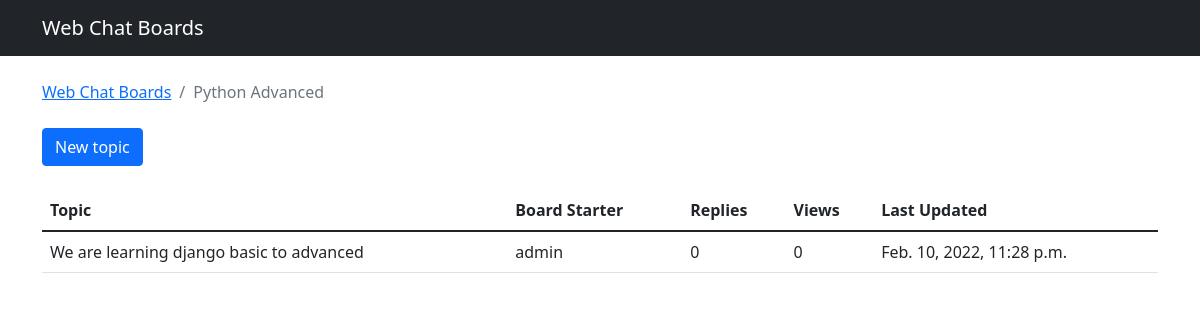
The app's page /board_topic/2/, older data.
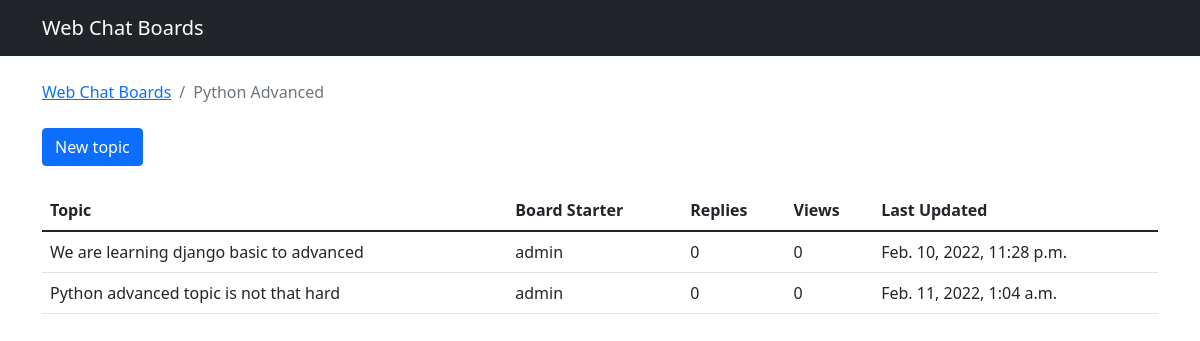
The same page, newer data.
### webchat/models.py (models this page shows, shortened)
class ChatBoard(models.Model):
    name = models.CharField(max_length = 35, unique = True)
    details = models.CharField(max_length = 150)

class ChatTopic(models.Model):
    subject = models.CharField(max_length = 250)
    lastUpdate = models.DateTimeField(auto_now_add = True)
    boardName = models.ForeignKey(ChatBoard, related_name='topics',on_delete=models.CASCADE)
    boardStarter = models.ForeignKey(User, related_name='topics',on_delete=models.CASCADE)

### webchat/views.py (the view)
# urls.py: re_path(r'^board_topic/(?P<pk>\d+)/$', views.board_topic, name='board_topic'),
def board_topic(request,pk):
    chat_board = ChatBoard.objects.get(pk=pk)
    return render(request, 'chat_board_topics.html', {'chat_board': chat_board})

### templates/chat_board_topics.html (shortened to what this page needs)
{% extends 'base.html' %}
{% block breadcrumb %}
        <li class="breadcrumb-item"><a href="{% url 'home' %}">Web Chat Boards</a></li>
        <li class="breadcrumb-item active">{{ chat_board.name }}</li>
{% endblock %}
{% block content %}
<div class="mb-4">
  <a href="{% url 'new_board_topic' chat_board.pk %}" class="btn btn-primary">New topic</a>
</div>
<table class="table">
    <thead class="thead-inverse">
      <tr>
        <th>Topic</th>
        <th>Board Starter</th>
        <th>Replies</th>
        <th>Views</th>
        <th>Last Updated</th>
      </tr>
    </thead>
    <tbody>
      {% for topic in chat_board.topics.all %}
        <tr>
          <td>{{ topic.subject }}</td>
          <td>{{ topic.boardStarter.username }}</td>
          <td>0</td>
          <td>0</td>
          <td>{{ topic.lastUpdate }}</td>
        </tr>
      {% endfor %}
    </tbody>
  </table>
{% endblock %}

### templates/base.html (shortened to what this page needs)
{% load static %}
<!DOCTYPE html>
<html>
  <head>
    <link rel="stylesheet" href="{% static 'css/bootstrap.min.css' %}">
  </head>
  <body>
      {% block body%}
        <nav class="navbar navbar-expand-lg navbar-dark bg-dark">
            <div class="container">
                <a class="navbar-brand" href="{% url 'home' %}">Web Chat Boards</a>
                <div class="collapse navbar-collapse" id="mainMenu">
                <ul class="navbar-nav ml-auto">
                  <li class="nav-item">
                    <a class="nav-link" href="#">{{ user.username }}</a>
                  </li>
                </ul>
              </div>
            </div>
        </nav>
        <div class="container">
              <ol class="breadcrumb my-4">
                {% block breadcrumb %}
                {% endblock %}
              </ol>
          {% block content %}
          {% endblock %}
        </div>
    {% endblock %}
  </body>
</html>

Row changes from the older to the newer data that the page shows:
added ChatTopic: subject "Python advanced topic is not that hard", boardStarter.username "admin", lastUpdate "Feb. 11, 2022, 1:04 a.m."
